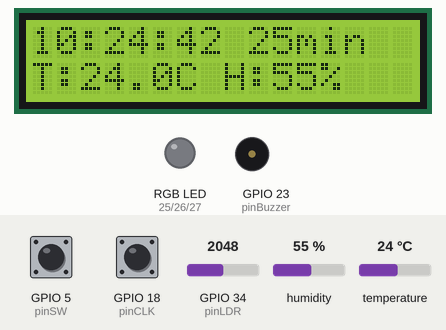
This sketch was run on a simulated ESP32. On the bench: 16×2 character LCD, an RGB LED mixed from three pins (HIGH = lit), buzzer (waves = sounding, pin HIGH). Dashed ring = blinking. Inputs (shaded band) come from the test bench; at power-on: GPIO 5 (pinSW) HIGH, GPIO 34 (pinLDR) = 2048, humidity 55 %, GPIO 18 (pinCLK) HIGH, temperature 24 °C (analog values on the 0–4095 scale). Dim RGB values are drawn brighter than linear; the local clock reads 2024-03-15 10:24:30 at power-on unless the sketch sets it.

Above: at 12.8 s.
12.9 s: GPIO 5 (pinSW) pulled LOW for 3.2 s
At 16.9 s:
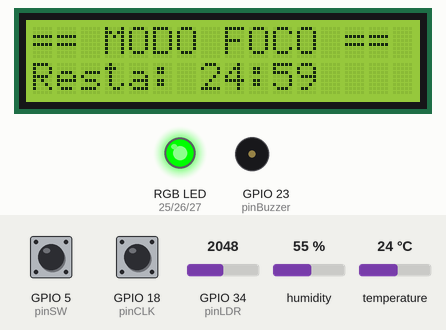
17.6 s: GPIO 34 (pinLDR) set to 1228
At 18.9 s:
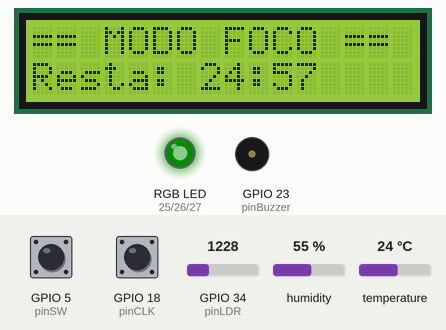
19.1 s: GPIO 5 (pinSW) pulled LOW for 0.15 s
At 19.23 s:
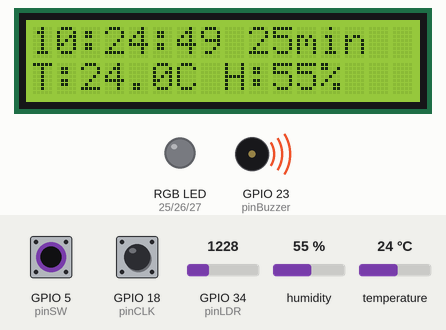
20.7 s: humidity set to 22 %
At 24.7 s:
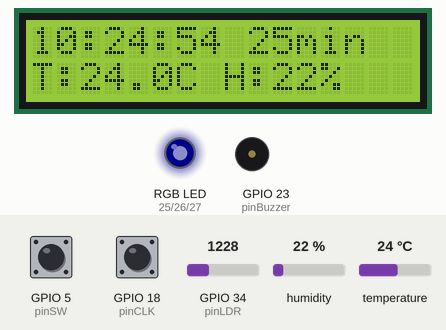
26.6 s: GPIO 5 (pinSW) pulled LOW for 0.15 s
At 27.0 s:
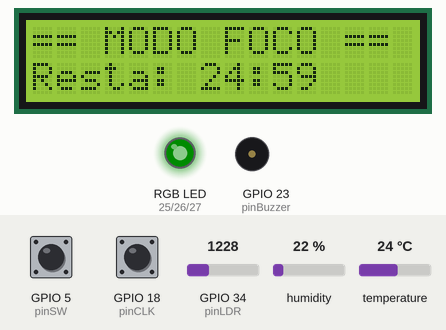
28.2 s: GPIO 5 (pinSW) pulled LOW for 1 s
At 28.34 s:
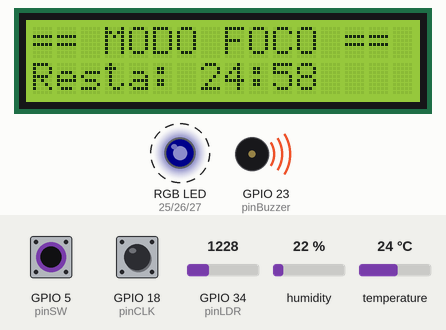
Timing chart, 0 to 31.2 s (numbered marks = the images above; inputs shaded):
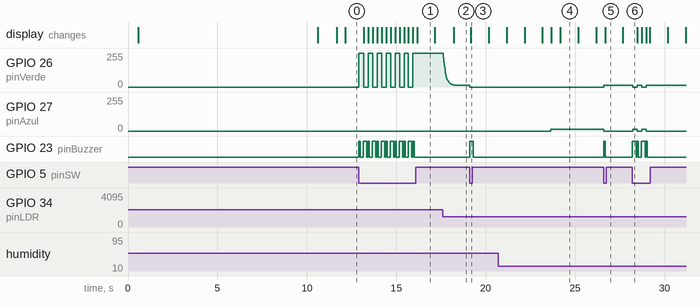

Measured:
- after the input at 12.9 s, GPIO 26 (pinVerde): alternates 255/255 for 0.25 s and 0/255 for 0.25 s, 13 changes in all, then stays 255/255, starting at once; GPIO 23 (pinBuzzer): LOW → HIGH at once, then repeats every 0.50 s: LOW 0.17 s, HIGH 0.20 s, LOW 0.05 s, HIGH 0.08 s, until it stays LOW from 16.0 s; the display: changes after 0.28 s (image 1)
- after the input at 17.6 s, GPIO 26 (pinVerde): moves from 255/255 to 12/255 over 0.96 s, starting at once
- after the input at 19.1 s, GPIO 26 (pinVerde): 12/255 → 0/255 at once; GPIO 23 (pinBuzzer): LOW → HIGH at once, → LOW 0.20 s later; the display: changes after 0.06 s (image 3)
- after the input at 20.7 s, GPIO 27 (pinAzul): 0/255 → 12/255 after 2.9 s
- after the input at 26.6 s, GPIO 26 (pinVerde): 0/255 → 12/255 at once; GPIO 27 (pinAzul): 12/255 → 0/255 at once; GPIO 23 (pinBuzzer): LOW → HIGH at once, → LOW 0.08 s later; the display: changes after 0.08 s (image 5)
- after the input at 28.2 s, GPIO 26 (pinVerde): alternates 12/255 for 0.25 s and 0/255 for 0.25 s, 4 changes in all, then stays 12/255, starting at once; GPIO 27 (pinAzul): alternates 12/255 for 0.25 s and 0/255 for 0.25 s, 4 changes in all, then stays 0/255, starting at once
- what the display in image 4 shows lasts 1.0 s, from 24.2 s to 25.2 s

The sketch:

secretario-mudo.ino
```cpp
/*
  Secretario Mudo IoT - ESP32

  MAPA DE PINES
  LCD I2C  : SDA=21  SCL=22  VCC=VIN(5V)  GND
  DHT11    : DATA=4  VCC=3V3  GND
  LDR      : divisor (LDR + resistor 10k a GND) -> punto medio a GPIO34, extremo a 3V3
  LED RGB  : R=25  G=26  B=27  (cada uno con resistor 220 ohm; GND comun)
  Encoder  : CLK=18  DT=19  SW=5  (+ a 3V3, GND)
  Buzzer   : GPIO23 (buzzer activo) y GND
*/
#include <Wire.h>
#include <LiquidCrystal_I2C.h>
#include <DHT.h>
#include <WiFi.h>
#include <time.h>

// ---------- WiFi / NTP ----------
const char* WIFI_SSID = "Bukatoria";
const char* WIFI_PASS = "diego123";
const long  GMT_OFFSET_SEG = -6 * 3600;   // Costa Rica UTC-6
const int   DST_OFFSET_SEG = 0;           // sin horario de verano

// ---------- Pines ----------
const int pinSDA = 21, pinSCL = 22;
#define DHTPIN 4
#define DHTTYPE DHT11
const int pinLDR = 34;                    // ADC1 (no usar pines ADC2 con WiFi)
const int pinRojo = 25, pinVerde = 26, pinAzul = 27;
const int pinCLK = 18, pinDT = 19, pinSW = 5;
const int pinBuzzer = 23;

// ---------- Objetos ----------
DHT dht(DHTPIN, DHTTYPE);
LiquidCrystal_I2C lcd(0x27, 16, 2);       // usa 0x3F si no enciende

// ---------- Pomodoro ----------
enum Estado { REPOSO, FOCO, DESCANSO };
Estado estado = REPOSO;

const int  presets[] = {15, 25, 45};      // minutos de trabajo
const int  numPresets = 3;
int        idxPreset = 1;                 // arranca en 25 min
const int  minutosDescanso = 5;

unsigned long inicioFase = 0;
unsigned long duracionFase = 0;           // en ms

// ---------- Alertas ambientales (LED azul en reposo) ----------
const float TEMP_MAX = 30.0;
const float HUM_MIN = 30.0, HUM_MAX = 70.0;

// ---------- Sensores ----------
float temperatura = NAN, humedad = NAN;
unsigned long ultimoDHT = 0;
const unsigned long intervaloDHT = 2000;

// ---------- LDR / brillo ----------
const float brilloMinimo = 0.05;
const float umbralInf = 0.30, umbralSup = 0.50;
const float suavizado = 0.15;
int luzMin = 300, luzMax = 3500;          // ajusta viendo el Serial
float brilloActual = 1.0;
unsigned long ultimoLED = 0;
const unsigned long intervaloLED = 20;

// ---------- Encoder / boton ----------
int ultimoEstadoCLK;
unsigned long ultimoBoton = 0;
const unsigned long tiempoDebounce = 250;

// ---------- Pantalla ----------
unsigned long ultimoLCD = 0;
const unsigned long intervaloLCD = 250;

// ---------- Buzzer sin bloqueo ----------
int beepRestantes = 0;
bool beepOn = false;
unsigned long ultimoBeep = 0;
unsigned long beepDurOn = 100, beepDurOff = 100;

void iniciarBeep(int veces, unsigned long durOn, unsigned long durOff) {
  beepRestantes = veces;
  beepDurOn = durOn;
  beepDurOff = durOff;
  beepOn = false;
  ultimoBeep = millis() - durOff;         // suena de inmediato
}

void actualizarBuzzer() {
  if (beepRestantes <= 0) { digitalWrite(pinBuzzer, LOW); return; }
  unsigned long ahora = millis();
  if (!beepOn && ahora - ultimoBeep >= beepDurOff) {
    digitalWrite(pinBuzzer, HIGH);
    beepOn = true;
    ultimoBeep = ahora;
  } else if (beepOn && ahora - ultimoBeep >= beepDurOn) {
    digitalWrite(pinBuzzer, LOW);
    beepOn = false;
    beepRestantes--;
    ultimoBeep = ahora;
  }
}

// ---------- LDR ----------
int leerLuz() {
  long suma = 0;
  for (int i = 0; i < 10; i++) suma += analogRead(pinLDR);   // promedio de 10 lecturas
  return suma / 10;
}

float nivelLuz(int luz) {
  int span = max(luzMax - luzMin, 1);
  return constrain((luz - luzMin) / (float)span, 0.0, 1.0);
}

float pasoSuave(float a, float b, float x) {
  float t = constrain((x - a) / (b - a), 0.0, 1.0);
  return t * t * (3 - 2 * t);
}

// ---------- LED RGB ----------
bool hayAlertaAmbiental() {
  if (isnan(temperatura) || isnan(humedad)) return false;
  return temperatura > TEMP_MAX || humedad < HUM_MIN || humedad > HUM_MAX;
}

void actualizarLED() {
  if (millis() - ultimoLED < intervaloLED) return;
  ultimoLED = millis();

  int cr = 0, cg = 0, cb = 0;
  switch (estado) {
    case FOCO:     cg = 255; break;                 // verde
    case DESCANSO: cr = 255; break;                 // rojo
    case REPOSO:   if (hayAlertaAmbiental()) cb = 255; break;  // azul
  }

  float nivel = nivelLuz(leerLuz());
  float objetivo = brilloMinimo + (1.0 - brilloMinimo) * pasoSuave(umbralInf, umbralSup, nivel);
  brilloActual += (objetivo - brilloActual) * suavizado;

  analogWrite(pinRojo,  (int)(cr * brilloActual));
  analogWrite(pinVerde, (int)(cg * brilloActual));
  analogWrite(pinAzul,  (int)(cb * brilloActual));
}

// ---------- DHT ----------
void actualizarDHT() {
  if (millis() - ultimoDHT < intervaloDHT) return;
  ultimoDHT = millis();
  float h = dht.readHumidity();
  float t = dht.readTemperature();
  if (!isnan(h)) humedad = h;               // si falla, conserva el ultimo valor
  if (!isnan(t)) temperatura = t;
}

// ---------- Pomodoro ----------
void iniciarFase(Estado nuevo, unsigned long minutos) {
  estado = nuevo;
  inicioFase = millis();
  duracionFase = minutos * 60UL * 1000UL;
}

void actualizarPomodoro() {
  if (estado == REPOSO) return;
  if (millis() - inicioFase >= duracionFase) {
    if (estado == FOCO) {
      iniciarBeep(4, 150, 150);
      iniciarFase(DESCANSO, minutosDescanso);
    } else {
      iniciarBeep(2, 300, 200);
      estado = REPOSO;
    }
  }
}

// ---------- Entradas ----------
void leerEncoder() {
  int estadoCLK = digitalRead(pinCLK);
  if (estadoCLK != ultimoEstadoCLK && estadoCLK == LOW) {
    if (estado == REPOSO) {                 // solo se cambia el tiempo en reposo
      if (digitalRead(pinDT) != estadoCLK) idxPreset = (idxPreset + 1) % numPresets;
      else idxPreset = (idxPreset + numPresets - 1) % numPresets;
    }
  }
  ultimoEstadoCLK = estadoCLK;
}

void leerBoton() {
  if (digitalRead(pinSW) == LOW && millis() - ultimoBoton > tiempoDebounce) {
    ultimoBoton = millis();
    if (estado == REPOSO) {
      iniciarFase(FOCO, presets[idxPreset]);
      iniciarBeep(1, 80, 0);
    } else {
      estado = REPOSO;                      // cancelar
      iniciarBeep(1, 200, 0);
    }
  }
}

// ---------- LCD ----------
void imprimirLinea(int fila, String texto) {
  while (texto.length() < 16) texto += ' ';
  lcd.setCursor(0, fila);
  lcd.print(texto.substring(0, 16));
}

void actualizarLCD() {
  if (millis() - ultimoLCD < intervaloLCD) return;
  ultimoLCD = millis();

  if (estado == REPOSO) {
    struct tm ti;
    char hora[9] = "--:--:--";
    if (getLocalTime(&ti, 0)) strftime(hora, sizeof(hora), "%H:%M:%S", &ti);
    imprimirLinea(0, String(hora) + " " + String(presets[idxPreset]) + "min");

    String l2 = "T:";
    l2 += isnan(temperatura) ? "--" : String(temperatura, 1);
    l2 += "C H:";
    l2 += isnan(humedad) ? "--" : String((int)humedad);
    l2 += "%";
    imprimirLinea(1, l2);
  } else {
    unsigned long restanteSeg = (duracionFase - (millis() - inicioFase)) / 1000UL;
    char buf[17];
    snprintf(buf, sizeof(buf), "Resta: %02lu:%02lu", restanteSeg / 60, restanteSeg % 60);
    imprimirLinea(0, estado == FOCO ? "== MODO FOCO ==" : "== DESCANSO ==");
    imprimirLinea(1, String(buf));
  }
}

// ---------- Setup / Loop ----------
void setup() {
  Serial.begin(115200);
  delay(500);

  pinMode(pinCLK, INPUT_PULLUP);
  pinMode(pinDT, INPUT_PULLUP);
  pinMode(pinSW, INPUT_PULLUP);
  pinMode(pinBuzzer, OUTPUT);
  digitalWrite(pinBuzzer, LOW);
  pinMode(pinRojo, OUTPUT);
  pinMode(pinVerde, OUTPUT);
  pinMode(pinAzul, OUTPUT);
  analogReadResolution(12);
  ultimoEstadoCLK = digitalRead(pinCLK);

  Wire.begin(pinSDA, pinSCL);
  lcd.init();
  lcd.backlight();
  dht.begin();

  lcd.setCursor(0, 0);
  lcd.print("Conectando WiFi");
 // WiFi.begin(WIFI_SSID, WIFI_PASS);

  unsigned long ini = millis();
  while (WiFi.status() != WL_CONNECTED && millis() - ini < 10000) delay(250);

  configTime(GMT_OFFSET_SEG, DST_OFFSET_SEG, "pool.ntp.org", "time.google.com");
  lcd.clear();
  imprimirLinea(0, WiFi.status() == WL_CONNECTED ? "WiFi OK" : "Sin WiFi");
  delay(1000);
  lcd.clear();
}

void loop() {
  leerEncoder();
  leerBoton();
  actualizarDHT();
  actualizarPomodoro();
  actualizarLED();
  actualizarBuzzer();
  actualizarLCD();
}
```
